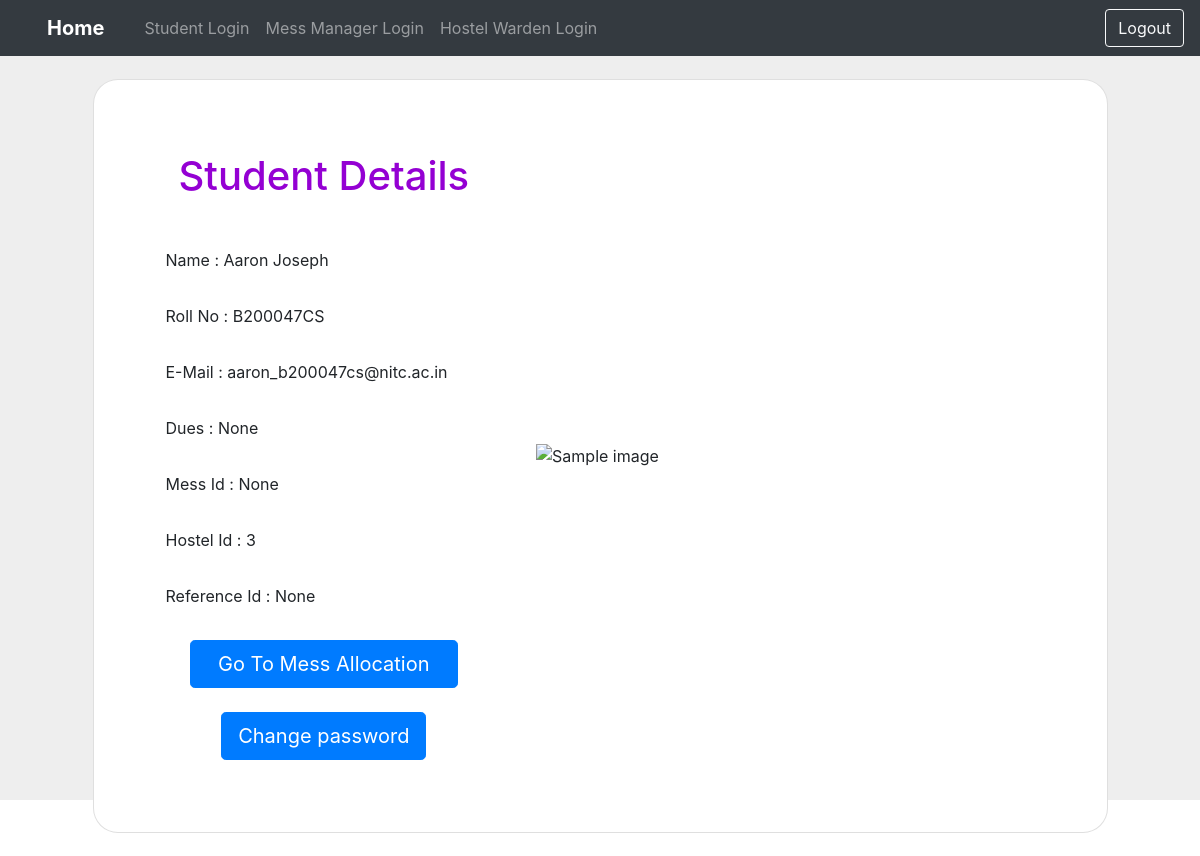
The page /B200047CS/student_dashboard on the database its author committed.
### tables this page shows
CREATE TABLE Student(
	Student_Name varchar(50) NOT NULL,
	Roll_No varchar(9) NOT NULL UNIQUE PRIMARY KEY,
	email varchar(50) NOT NULL,
	Mess_Id INTEGER,
	Hostel_Id INTEGER,
	Ref_Id varchar(20),
	Dues INTEGER DEFAULT 0,
	FOREIGN KEY (Mess_Id) REFERENCES Mess_Details(Mess_Id),
	FOREIGN KEY (Hostel_Id) REFERENCES Hostel_Details(Hostel_Id)
	
);

### mess.py (the view)
@app.route('/<student_id>/student_dashboard', methods=('GET', 'POST'))
def student_dashboard(student_id):
    if request.method == 'GET':
        conn = get_db_connection()
        student = conn.execute(
            'SELECT * FROM Student WHERE Roll_No=?', (student_id,)).fetchone()
        conn.close()
        return render_template('student_dashboard.html', student=student)
    elif request.method == 'POST':
        return redirect(url_for('mess_allocation_homepage', student_id=student_id))
    return render_template('student_dashboard.html', student=student)

### mess.py (called while the page is built)
def get_db_connection():
    conn = sqlite3.connect('database.db')
    conn.row_factory = sqlite3.Row
    return conn

### templates/student_dashboard.html (shortened to what this page needs)
<!DOCTYPE html>
<html lang="en">
<head>
    <link rel="stylesheet" href="https://cdn.jsdelivr.net/npm/bootstrap@4.3.1/dist/css/bootstrap.min.css"
>
</head>
<body>
    <section class="vh-100" style="background-color: #eee;">
        <nav class="navbar navbar-expand-lg navbar-dark bg-dark">
            <div class="container-fluid">
                <a class="navbar-brand" href="{{url_for('home_page')}}">
                    <b class="fab fa-github fa-2x mx-3 ps-1">Home</b>
                </a>
                <div class="collapse navbar-collapse" id="navbarSupportedContent">
                    <ul class="navbar-nav me-auto mb-2 mb-lg-0">
                        <li class="nav-item">
                            <a class="nav-link" href="{{url_for('student_login')}}">Student
                                Login</a>
                        </li>
                        <li class="nav-item">
                            <a class="nav-link" href="{{url_for('login_managers')}}">Mess
                                Manager Login</a>
                        </li>
                        <li class="nav-item">
                            <a class="nav-link" href="{{url_for('login_wardens')}}">Hostel
                                Warden Login</a>
                        </li>
                    </ul>
                </div>
            </div>
            <a href="{{url_for('student_login')}}" class="btn btn-outline-light" type="submit">Logout</a>
        </nav>
        <div class="container h-100">
            <div class="row d-flex justify-content-center align-items-center h-100">
                <div class="col-lg-12 col-xl-11">
                    <div class="card text-black" style="border-radius: 25px;">
                        <div class="card-body p-md-5">
                            <div class="row justify-content-center">
                                <div class="col-md-10 col-lg-6 col-xl-5 order-2 order-lg-1">
                                    <p class="text-center h1 fw-bold mb-5 mx-1 mx-md-4 mt-4" style="color: darkviolet;">
                                        Student Details</p>
                                    <form class="mx-1 mx-md-4" method="post">
                                        <div class="d-flex flex-row align-items-center mb-4">
                                            <div class="form-outline flex-fill mb-0">
                                                <label class="form-label" for="form3Example1c"> Name :
                                                    {{student[0]}}</label>
                                            </div>
                                        </div>
                                        <div class="d-flex flex-row align-items-center mb-4">
                                            <div class="form-outline flex-fill mb-0">
                                                <label class="form-label" for="form3Example4c">Roll No :
                                                    {{student[1]}}</label>
                                            </div>
                                        </div>
                                        <div class="d-flex flex-row align-items-center mb-4">
                                            <div class="form-outline flex-fill mb-0">
                                                <label class="form-label" for="form3Example4cd">E-Mail :
                                                    {{student[2]}}</label>
                                            </div>
                                        </div>
                                        <div class="d-flex flex-row align-items-center mb-4">
                                            <div class="form-outline flex-fill mb-0">
                                                <label class="form-label" for="form3Example4cd">Dues :
                                                    {{student[6]}}</label>
                                            </div>
                                        </div>
                                        <div class="d-flex flex-row align-items-center mb-4">
                                            <div class="form-outline flex-fill mb-0">
                                                <label class="form-label" for="form3Example4cd">Mess Id :
                                                    {{student[3]}}</label>
                                            </div>
                                        </div>
                                        <div class="d-flex flex-row align-items-center mb-4">
                                            <div class="form-outline flex-fill mb-0">
                                                <label class="form-label" for="form3Example4cd">Hostel Id :
                                                    {{student[4]}}</label>
                                            </div>
                                        </div>
                                        <div class="d-flex flex-row align-items-center mb-4">
                                            <div class="form-outline flex-fill mb-0">
                                                <label class="form-label" for="form3Example4cd">Reference Id :
                                                    {{student[5]}}</label>
                                            </div>
                                        </div>
                                        {% if (student[5] is not none) or ((student[6] is not none) and (student[6]>0))
                                        %}
                                        <div class="d-flex justify-content-center mx-4 mb-3 mb-lg-4">
                                            <button type="submit" class="btn btn-danger btn-lg" disabled>Go To Mess
                                                Allocation</button>
                                        </div>
                                        {% else %}
                                        <div class="d-flex justify-content-center mx-4 mb-3 mb-lg-4">
                                            <button type="submit" class="btn btn-primary btn-lg btn-block">Go To Mess
                                                Allocation</button>
                                        </div>
                                        {% endif %}
                                        <div class="d-flex justify-content-center mx-4 mb-3 mb-lg-4">
                                            <a href="{{url_for('sign_up',username=student[2])}}"
                                                class="btn btn-primary btn-lg"> Change password </a>
                                        </div>
                                    </form>
                                </div>
                                <div class="col-md-10 col-lg-6 col-xl-7 d-flex align-items-center order-1 order-lg-2">
                                    <img src="https://t4.ftcdn.net/jpg/02/99/06/99/360_F_299069957_9FfNrl3vi6yDSnvEgL6xXRVSYVb0PKkO.jpg"
                                        class="img-fluid" alt="Sample image">
                                </div>
                            </div>
                        </div>
                    </div>
                </div>
            </div>
        </div>
    </section>
</body>
</html>

### rows shown on the page
Student: Student_Name "Aaron Joseph", Roll_No "B200047CS", email "aaron_b200047cs@nitc.ac.in", Hostel_Id "3"

### other values the page prints
{{ student[6] }} "None"
{{ student[3] }} "None"
{{ student[5] }} "None"
